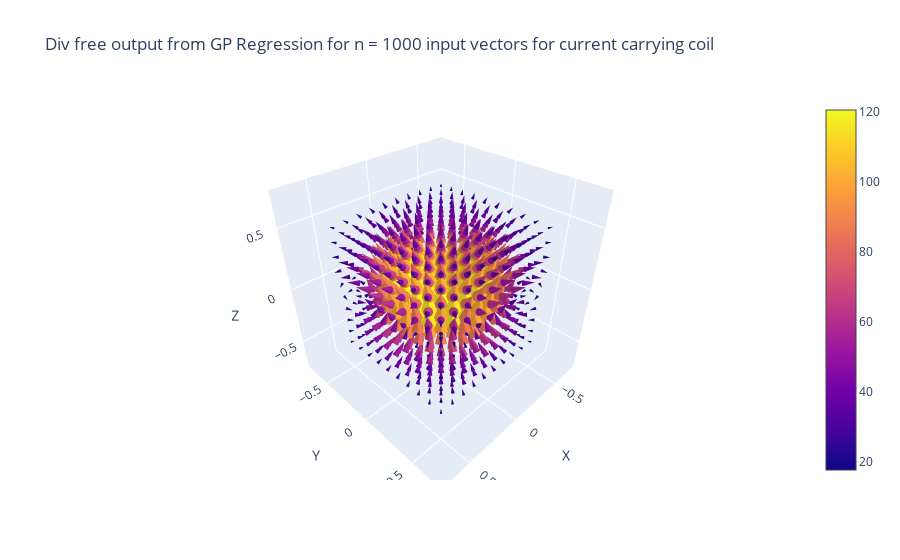

Source (notebook cell):
### Code cell
plotter(outputs_coil_div_free, 
        title = f'Div free output from GP Regression for n = {given_samples_coil} input vectors for current carrying coil')

### Figure 1 — Plotly figure (JSON) as saved in the notebook; plotly's stock layout.template omitted (floating-point values rounded to 4 significant figures; data arrays with more than 128 entries replaced by an {"elided": "..."} marker saying what was removed)
{"data": [{"anchor": "tail", "sizemode": "scaled", "sizeref": 2, "type": "cone", "u": {"elided": "1000 float values"}, "v": {"elided": "1000 float values"}, "w": {"elided": "1000 float values"}, "x": {"elided": "1000 float values"}, "y": {"elided": "1000 float values"}, "z": {"elided": "1000 float values"}}], "layout": {"scene": {"xaxis": {"title": {"text": "X"}}, "yaxis": {"title": {"text": "Y"}}, "zaxis": {"title": {"text": "Z"}}}, "title": {"text": "Div free output from GP Regression for n = 1000 input vectors for current carrying coil"}}}
